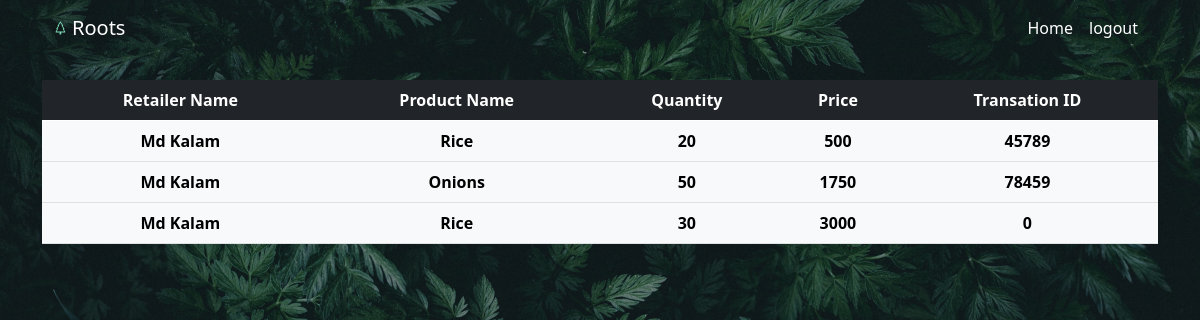
Page /d_history.php?did=2 on the committed database.
### tables this page shows
CREATE TABLE `accounts` (
  `id` int(11) NOT NULL,
  `username` varchar(15) DEFAULT NULL,
  `pass` varchar(24) DEFAULT NULL,
  `catagory` varchar(20) DEFAULT NULL,
  `name` varchar(30) DEFAULT NULL,
  `address` varchar(24) DEFAULT NULL,
  `phnNum` varchar(11) DEFAULT NULL,
  `gender` varchar(10) DEFAULT NULL,
  `createDate` date NOT NULL DEFAULT current_timestamp()
);

CREATE TABLE `dsell_rbuy` (
  `sl` int(11) NOT NULL,
  `d_id` int(11) NOT NULL,
  `r_id` int(11) NOT NULL,
  `p_name` varchar(10) NOT NULL,
  `amount` int(10) NOT NULL,
  `tprice` int(10) NOT NULL,
  `t_id` int(10) NOT NULL
);

### d_history.php (the view, shortened to what this page needs)
<?php
    $dID = $_GET['did'];
?>
<!DOCTYPE html>
<html lang="en">
<head>
    <link href="https://cdn.jsdelivr.net/npm/bootstrap@5.0.2/dist/css/bootstrap.min.css" rel="stylesheet"
>
</head>
<body class="header">
  <div class="container">
  <nav class="navbar navbar-expand-lg navbar-light" >
    <div class="container-fluid">
      <a class="navbar-brand" href="#" style="color: white">
        &nbsp;Roots
      </a>
    <div class="collapse navbar-collapse" id="navbarNav">
      <ul class="navbar-nav ms-auto mb-2 mb-lg-0">
        <li class="nav-item">
          <a class="nav-link active" aria-current="page" href="distributorHome.php" style="color: white">Home</a>
        </li>
        <li class="nav-item">
            <a class="nav-link test-center" href="logout.php" style="color: white">logout</a>
          </li>
      </ul>
    </div>
  </div>
</nav>
  </div>
<div class="container mt-4">
    <table class="table table-hover table-light text-center">
      <thead class="table-dark" >
        <tr>
          <th scope="col">Retailer Name</th>
          <th scope="col">Product Name</th>
          <th scope="col">Quantity</th>
          <th scope="col">Price</th>
          <th scope="col">Transation ID</th>
        </tr>
      </thead>
      <tbody>
      <?php
        include ('components/dbConnect.php');
        $sql3 = "SELECT name,p_name,amount,tprice,t_id
        from accounts
        INNER JOIN dsell_rbuy
        on dsell_rbuy.d_id = $dID
        WHERE accounts.id = dsell_rbuy.r_id";
        $result3 = mysqli_query($conn, $sql3);
        while ($row = mysqli_fetch_assoc($result3)) {
        ?>
        <tr>
            <th><?php echo $row['name']?></th>
            <th><?php echo $row['p_name']?></th>
            <th><?php echo $row['amount']?></th>
            <th><?php echo $row['tprice']?></th>
            <th><?php echo $row['t_id']?></th>
        </tr>
       <?php
               }
          ?>
          </tbody>
          </table>
  </div>
</body>
</html>

### d_history.php (style rules this page uses)
.header { background-image: linear-gradient(rgba(0, 0, 0, 0.3), rgba(0, 0, 0, 0.3)), url("img/Enven.jpg"); background-position: center; background-size: cover; width: 100%; height: 100vh; position: relative; }
:root { --main-color:#7ddbb6; }

### rows in the picture
accounts: name "Md Kalam", dsell_rbuy.p_name "Rice", dsell_rbuy.amount "20", dsell_rbuy.tprice "500", dsell_rbuy.t_id "45789", dsell_rbuy.p_name "Onions", dsell_rbuy.amount "50", dsell_rbuy.tprice "1750", dsell_rbuy.t_id "78459", dsell_rbuy.amount "30", dsell_rbuy.tprice "3000", dsell_rbuy.t_id "0"
